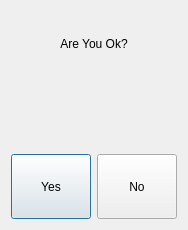
<?xml version="1.0" encoding="UTF-8"?>
<ui version="4.0">
 <class>AreYouOkDialog</class>
 <widget class="QDialog" name="AreYouOkDialog">
  <property name="geometry">
   <rect>
    <x>0</x>
    <y>0</y>
    <width>176</width>
    <height>230</height>
   </rect>
  </property>
  <property name="windowTitle">
   <string>AreYouOk?</string>
  </property>
  <property name="windowIcon">
   <iconset resource="res.qrc">
    <normaloff>:/icons/icon.png</normaloff>:/icons/icon.png</iconset>
  </property>
  <layout class="QVBoxLayout" name="verticalLayout">
   <item>
    <widget class="QLabel" name="AreYouOklabel">
     <property name="text">
      <string>Are You Ok?</string>
     </property>
     <property name="alignment">
      <set>Qt::AlignCenter</set>
     </property>
    </widget>
   </item>
   <item>
    <widget class="QLabel" name="AreYouOkTimerLabel">
     <property name="text">
      <string/>
     </property>
     <property name="alignment">
      <set>Qt::AlignCenter</set>
     </property>
    </widget>
   </item>
   <item>
    <layout class="QHBoxLayout" name="horizontalLayout">
     <item>
      <widget class="QPushButton" name="YESpushButton">
       <property name="sizePolicy">
        <sizepolicy hsizetype="Minimum" vsizetype="Minimum">
         <horstretch>0</horstretch>
         <verstretch>0</verstretch>
        </sizepolicy>
       </property>
       <property name="text">
        <string>Yes</string>
       </property>
      </widget>
     </item>
     <item>
      <widget class="QPushButton" name="NOpushButton">
       <property name="sizePolicy">
        <sizepolicy hsizetype="Minimum" vsizetype="Minimum">
         <horstretch>0</horstretch>
         <verstretch>0</verstretch>
        </sizepolicy>
       </property>
       <property name="text">
        <string>No</string>
       </property>
      </widget>
     </item>
    </layout>
   </item>
  </layout>
 </widget>
 <resources>
  <include location="res.qrc"/>
 </resources>
 <connections/>
</ui>
